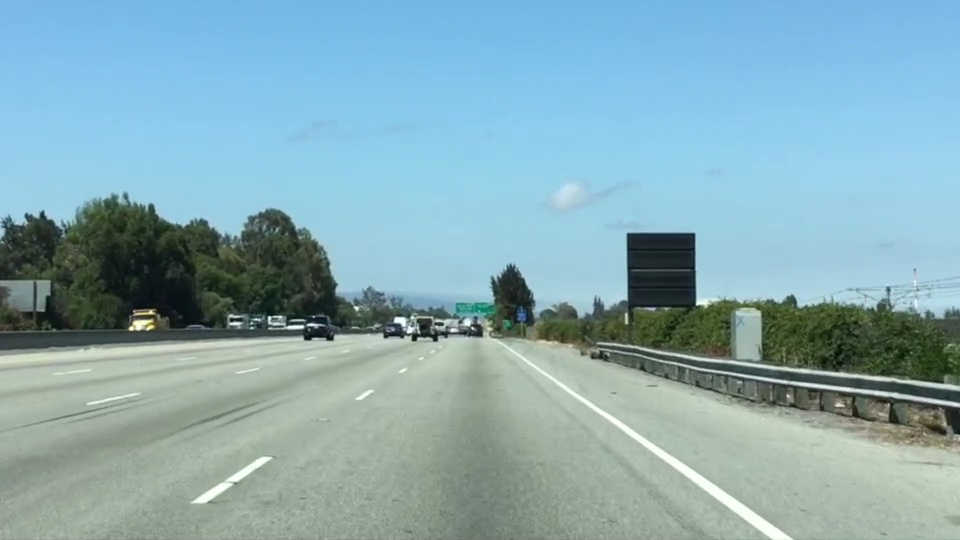
#> input picture lanedetect/image/test.jpg, 960 x 540 px
$ python angleright.py
#> lines starting #> are read from the running program, lines starting #| are printed output that depends on the picture; after the words box and inside, x2 and y2 are one past the last pixel; in counts of white or black regions, pixels touching at a corner belong together
import cv2
import math

img = cv2.imread("image/test.jpg", 1)
#> img is the input picture: shape (540, 960, 3); mean B, G, R 179.2, 171.1, 135.5
img = cv2.resize(img, (1280,720))
#> img: shape (720, 1280, 3)

h = img.shape[0]
#> h = 720
w = img.shape[1]
#> w = 1280

print(h)
#| 720
print(w)
#| 1280

length = 650
angle = -105
px1 = w - 100
#> px1 = 1180
py1 = 660


t = angle * math.pi / 180

print(t)

px2 = round(px1 + length * math.cos(t))
#> px2 = 1012
py2 = round(py1 + length * math.sin(t))

cv2.line(img, (px1, py1), (px2, py2), (0, 0, 255), 3)

cv2.circle(img, (px1, py1), 4, (0,10,0), 4)
#> img: shape (720, 1280, 3); mean B, G, R 178.4, 170.4, 135.8
cv2.circle(img, (px2, py2), 4, (255,0,), 4)
#> img: shape (720, 1280, 3); mean B, G, R 178.4, 170.4, 135.8

angle = -155

t = angle * math.pi / 180

print(t)

px2 = round(px1 + length * math.cos(t))
#> px2 = 591
py2 = round(py1 + length * math.sin(t))

cv2.line(img, (px1, py1), (px2, py2), (0, 0, 255), 3)
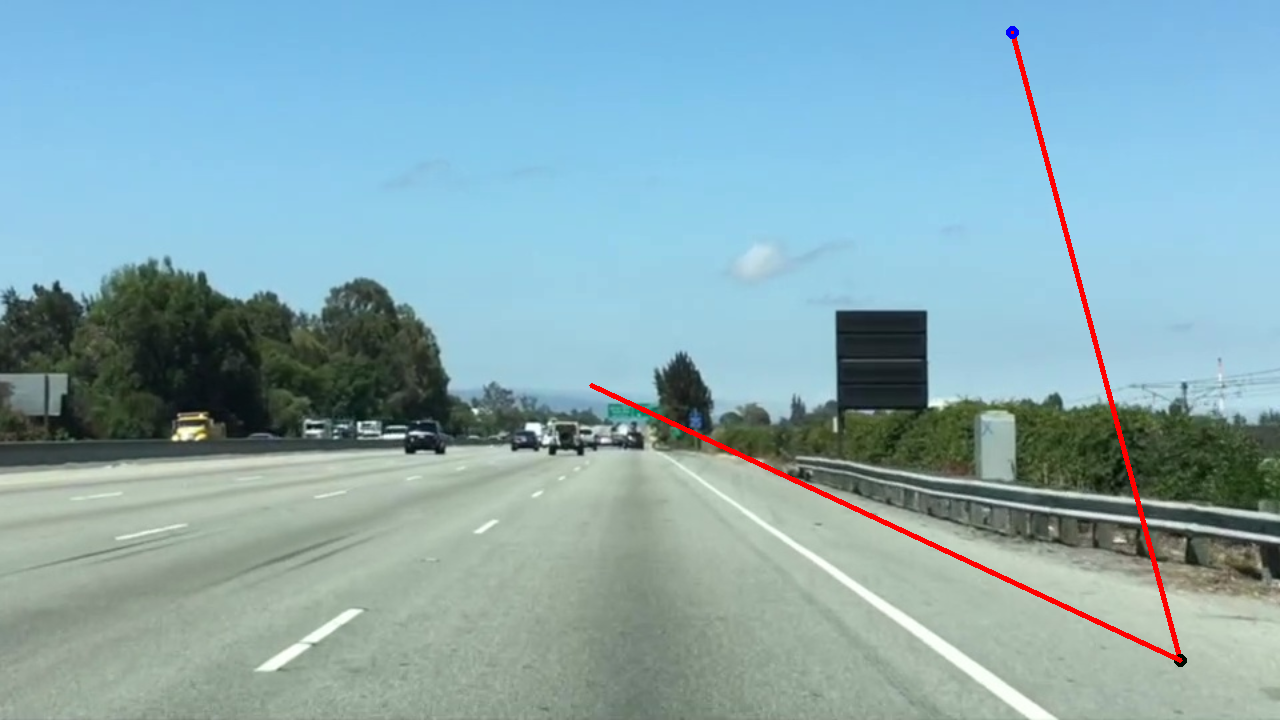
#> img: shape (720, 1280, 3); mean B, G, R 177.9, 169.8, 136.2

cv2.circle(img, (px1, py1), 4, (0,10,0), 4)
#> img: shape (720, 1280, 3); under 0.01% of pixels changed, all inside (x1, y1, x2, y2) = (1174, 656, 1183, 663)
cv2.circle(img, (px2, py2), 4, (255,0,), 4)
#> img: shape (720, 1280, 3); mean B, G, R 177.9, 169.8, 136.1

cv2.imshow("Image", img)

k = cv2.waitKey()
#> (key Esc is pressed here)

if k == 27:
    cv2.destroyAllWindows()
